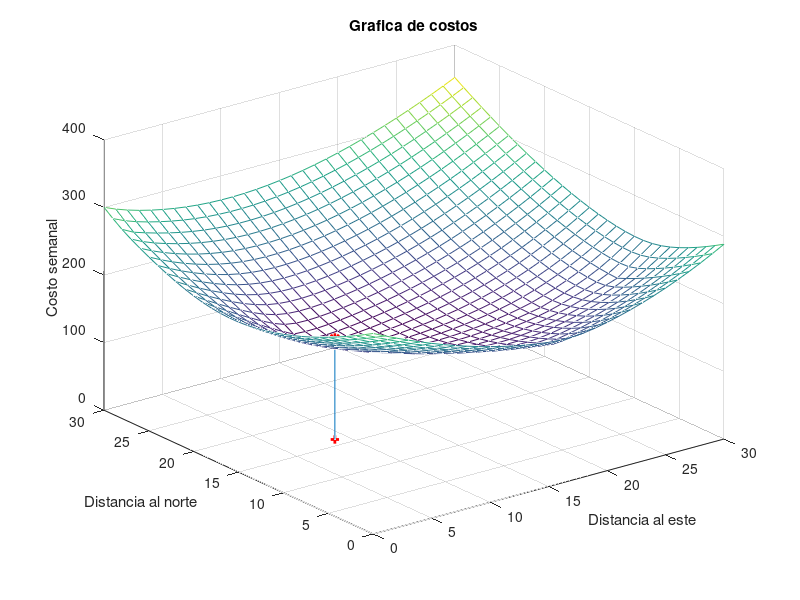

Recreate this plot in MATLAB.
T1 = [1,28];
T2 = [7,18];
T3 = [8,16];
T4 = [17,2];
T5 = [22,10];
T6 = [27,8];
[X,Y] = meshgrid(0:1:30,0:1:30);
for filas = 1:length(X)
for columnas = 1:length(Y)
    C1 = 0.5*3*sqrt(((X(filas,columnas)-T1(1,1)).^2)+((Y(filas,columnas)-T1(1,2))).^2);
    C2 = 0.5*7*sqrt(((X(filas,columnas)-T2(1,1)).^2)+((Y(filas,columnas)-T2(1,2))).^2);
    C3 = 0.5*4*sqrt(((X(filas,columnas)-T3(1,1)).^2)+((Y(filas,columnas)-T3(1,2))).^2);
    C4 = 0.5*5*sqrt(((X(filas,columnas)-T4(1,1)).^2)+((Y(filas,columnas)-T4(1,2))).^2);
    C5 = 0.5*2*sqrt(((X(filas,columnas)-T5(1,1)).^2)+((Y(filas,columnas)-T5(1,2))).^2);
    C6 = 0.5*6*sqrt(((X(filas,columnas)-T6(1,1)).^2)+((Y(filas,columnas)-T6(1,2))).^2) ;  
D(filas,columnas)=sum([C1 C2 C3 C4 C5 C6]);
end
end

mesh(X,Y,D)
xlabel('Distancia al este')
ylabel('Distancia al norte')
zlabel('Costo semanal')
title('Grafica de costos')
[G, N] = min(D);
[F, M] = min(G);
hold on
plot3(X(N(M),M),Y(N(M),M),D(N(M),M),'or','linewidth',4)
line([X(N(M),M) X(N(M),M)], [Y(N(M),M) Y(N(M),M)],[D(N(M),M) 0])
plot3(X(N(M),M),Y(N(M),M),0,'+r','linewidth',2)
L = X(N(M),M);
K = Y(N(M),M);
fprintf('Nombre: Mateo Aguirre Rivera\n Clase:Programación\n Actividad:Proyecto individual\n')
fprintf('\n\n Despues de realizar una detallada busqueda, se encontró donde debe estar el centro de distribucion para que se optimizen\n los costos\n\n')
fprintf('El centro de distribución debe estar localizado %d millas al este y %d millas al norte\n',L,K)
